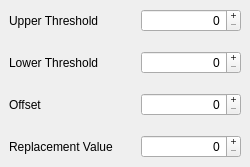
<?xml version="1.0" encoding="UTF-8"?>
<ui version="4.0">
 <class>BandPassFilterWindow</class>
 <widget class="QDockWidget" name="BandPassFilterWindow">
  <property name="geometry">
   <rect>
    <x>0</x>
    <y>0</y>
    <width>250</width>
    <height>164</height>
   </rect>
  </property>
  <property name="sizePolicy">
   <sizepolicy hsizetype="Minimum" vsizetype="MinimumExpanding">
    <horstretch>0</horstretch>
    <verstretch>0</verstretch>
   </sizepolicy>
  </property>
  <property name="maximumSize">
   <size>
    <width>250</width>
    <height>524287</height>
   </size>
  </property>
  <property name="windowTitle">
   <string>Band pass filter</string>
  </property>
  <widget class="QWidget" name="dockWidgetContents">
   <layout class="QVBoxLayout" name="verticalLayout">
    <property name="spacing">
     <number>1</number>
    </property>
    <property name="margin">
     <number>0</number>
    </property>
    <item>
     <widget class="QWidget" name="upperWidget" native="true">
      <layout class="QHBoxLayout" name="horizontalLayout_4">
       <item>
        <widget class="QLabel" name="upperLabel">
         <property name="text">
          <string>Upper Threshold</string>
         </property>
        </widget>
       </item>
       <item>
        <spacer name="horizontalSpacer_3">
         <property name="orientation">
          <enum>Qt::Horizontal</enum>
         </property>
         <property name="sizeType">
          <enum>QSizePolicy::Preferred</enum>
         </property>
         <property name="sizeHint" stdset="0">
          <size>
           <width>52</width>
           <height>20</height>
          </size>
         </property>
        </spacer>
       </item>
       <item>
        <widget class="QDoubleSpinBox" name="upperThresholdSpinBox">
         <property name="minimumSize">
          <size>
           <width>100</width>
           <height>0</height>
          </size>
         </property>
         <property name="maximumSize">
          <size>
           <width>100</width>
           <height>16777215</height>
          </size>
         </property>
         <property name="alignment">
          <set>Qt::AlignRight|Qt::AlignTrailing|Qt::AlignVCenter</set>
         </property>
         <property name="buttonSymbols">
          <enum>QAbstractSpinBox::PlusMinus</enum>
         </property>
         <property name="decimals">
          <number>0</number>
         </property>
         <property name="maximum">
          <double>10000.000000000000000</double>
         </property>
        </widget>
       </item>
      </layout>
     </widget>
    </item>
    <item>
     <widget class="QWidget" name="lowerWidget" native="true">
      <layout class="QHBoxLayout" name="horizontalLayout_3">
       <item>
        <widget class="QLabel" name="lowerLabel">
         <property name="text">
          <string>Lower Threshold</string>
         </property>
        </widget>
       </item>
       <item>
        <spacer name="lowerSpacer">
         <property name="orientation">
          <enum>Qt::Horizontal</enum>
         </property>
         <property name="sizeType">
          <enum>QSizePolicy::Preferred</enum>
         </property>
         <property name="sizeHint" stdset="0">
          <size>
           <width>52</width>
           <height>20</height>
          </size>
         </property>
        </spacer>
       </item>
       <item>
        <widget class="QDoubleSpinBox" name="lowerThresholdSpinBox">
         <property name="minimumSize">
          <size>
           <width>100</width>
           <height>0</height>
          </size>
         </property>
         <property name="maximumSize">
          <size>
           <width>100</width>
           <height>16777215</height>
          </size>
         </property>
         <property name="alignment">
          <set>Qt::AlignRight|Qt::AlignTrailing|Qt::AlignVCenter</set>
         </property>
         <property name="buttonSymbols">
          <enum>QAbstractSpinBox::PlusMinus</enum>
         </property>
         <property name="decimals">
          <number>0</number>
         </property>
         <property name="maximum">
          <double>10000.000000000000000</double>
         </property>
        </widget>
       </item>
      </layout>
     </widget>
    </item>
    <item>
     <widget class="QWidget" name="offsetWidget" native="true">
      <layout class="QHBoxLayout" name="horizontalLayout">
       <item>
        <widget class="QLabel" name="offsetLabel">
         <property name="text">
          <string>Offset</string>
         </property>
        </widget>
       </item>
       <item>
        <spacer name="horizontalSpacer">
         <property name="orientation">
          <enum>Qt::Horizontal</enum>
         </property>
         <property name="sizeType">
          <enum>QSizePolicy::Preferred</enum>
         </property>
         <property name="sizeHint" stdset="0">
          <size>
           <width>100</width>
           <height>20</height>
          </size>
         </property>
        </spacer>
       </item>
       <item>
        <widget class="QDoubleSpinBox" name="offsetSpinBox">
         <property name="minimumSize">
          <size>
           <width>100</width>
           <height>0</height>
          </size>
         </property>
         <property name="maximumSize">
          <size>
           <width>100</width>
           <height>16777215</height>
          </size>
         </property>
         <property name="alignment">
          <set>Qt::AlignRight|Qt::AlignTrailing|Qt::AlignVCenter</set>
         </property>
         <property name="buttonSymbols">
          <enum>QAbstractSpinBox::PlusMinus</enum>
         </property>
         <property name="decimals">
          <number>0</number>
         </property>
         <property name="maximum">
          <double>10000.000000000000000</double>
         </property>
        </widget>
       </item>
      </layout>
     </widget>
    </item>
    <item>
     <widget class="QWidget" name="replaceWidget" native="true">
      <layout class="QHBoxLayout" name="horizontalLayout">
       <item>
        <widget class="QLabel" name="replaceLabel">
         <property name="text">
          <string>Replacement Value</string>
         </property>
        </widget>
       </item>
       <item>
        <spacer name="horizontalSpacer">
         <property name="orientation">
          <enum>Qt::Horizontal</enum>
         </property>
         <property name="sizeType">
          <enum>QSizePolicy::Preferred</enum>
         </property>
         <property name="sizeHint" stdset="0">
          <size>
           <width>100</width>
           <height>20</height>
          </size>
         </property>
        </spacer>
       </item>
       <item>
        <widget class="QDoubleSpinBox" name="replaceSpinBox">
         <property name="minimumSize">
          <size>
           <width>100</width>
           <height>0</height>
          </size>
         </property>
         <property name="maximumSize">
          <size>
           <width>100</width>
           <height>16777215</height>
          </size>
         </property>
         <property name="alignment">
          <set>Qt::AlignRight|Qt::AlignTrailing|Qt::AlignVCenter</set>
         </property>
         <property name="buttonSymbols">
          <enum>QAbstractSpinBox::PlusMinus</enum>
         </property>
         <property name="decimals">
          <number>0</number>
         </property>
         <property name="maximum">
          <double>10000.000000000000000</double>
         </property>
        </widget>
       </item>
      </layout>
     </widget>
    </item>
    <item>
     <spacer name="verticalSpacer">
      <property name="orientation">
       <enum>Qt::Vertical</enum>
      </property>
      <property name="sizeType">
       <enum>QSizePolicy::Expanding</enum>
      </property>
      <property name="sizeHint" stdset="0">
       <size>
        <width>20</width>
        <height>1</height>
       </size>
      </property>
     </spacer>
    </item>
   </layout>
  </widget>
 </widget>
 <resources/>
 <connections/>
</ui>
